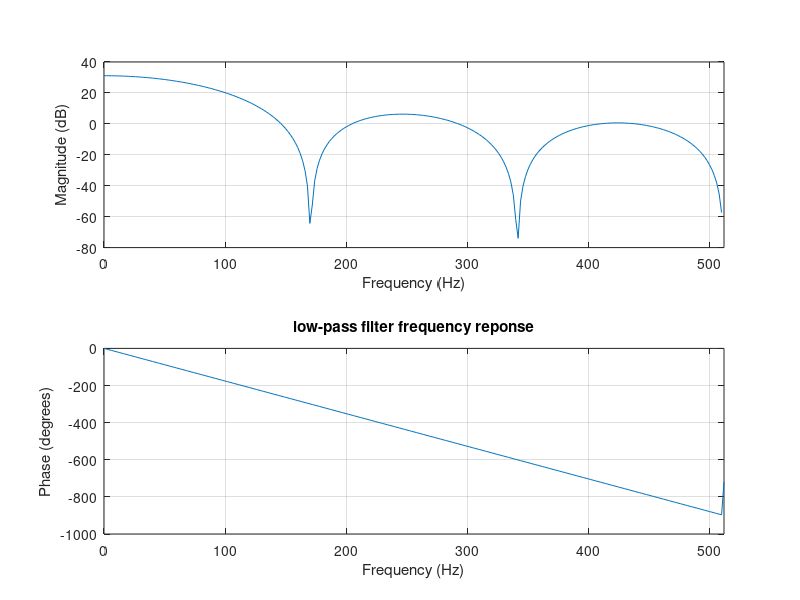
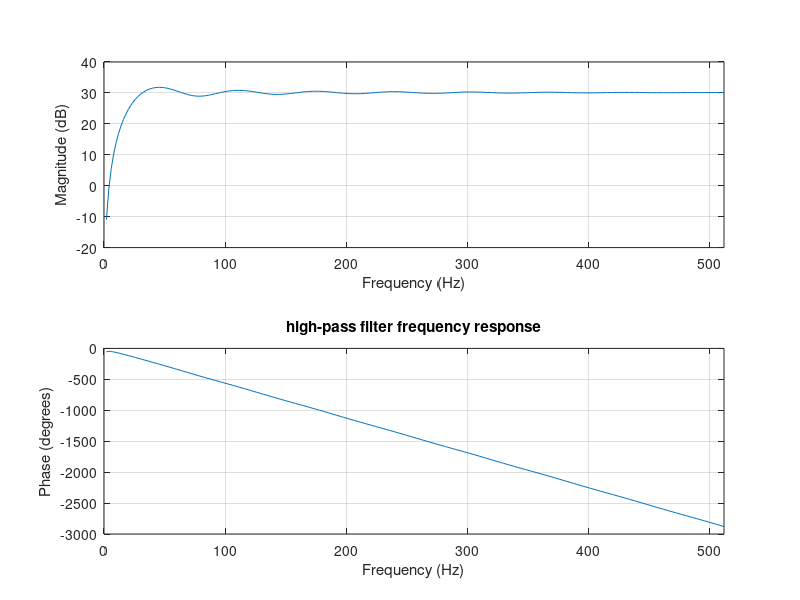
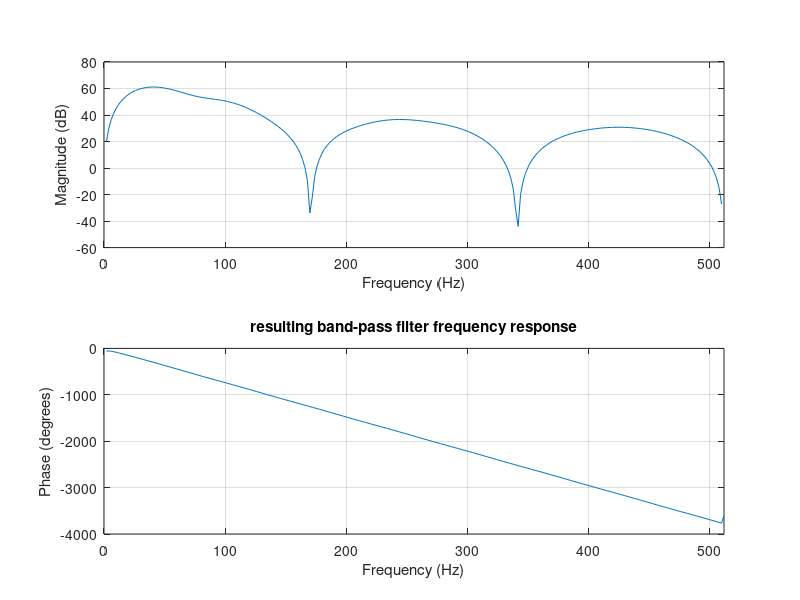
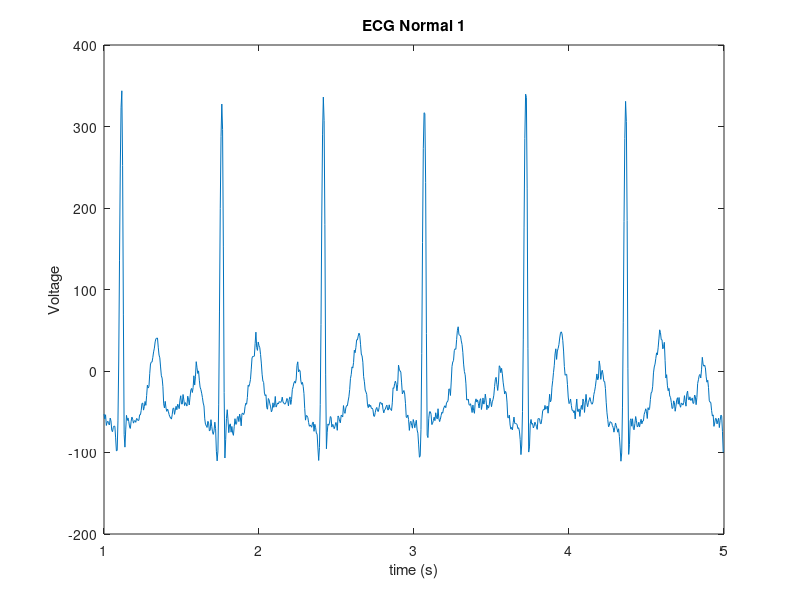

Reproduce these figures in MATLAB, in order. (Note: this script raises an error after producing the figures.)
clear all;
close all;
clc;


%% Load Signals
load('ecg_normal_1.mat');
fs1 = Fs;
ecg1 = ecg;

tmin = 1;
tmax = 5;

ecg1_4sec = ecg1(tmin*fs1:tmax*fs1-1);
t_axis = tmin:1/fs1:tmax-(1/fs1);

%% Load Filters

load('h1.mat');
den1 = h1Den;
num1 = h1Num;

load('h2.mat');
den2 = h2Den;
num2 = h2Num;

%% Plot frequency reponse of h1 h2 and its corresponding band-pass
figure
freqz(num1, den1, 256, 1024);
title('low-pass filter frequency reponse');


figure
freqz(num2, den2, 256, 1024);
title('high-pass filter frequency response');

figure
freqz(conv(num1, num2), conv(den1, den2), 256, 1024);
title('resulting band-pass filter frequency response');

%% a) ECG filtering
figure
plot(t_axis, ecg1_4sec);
title('ECG Normal 1');
xlabel('time (s)');
ylabel('Voltage');

figure
plot(t_axis, fftshift(abs(fft(ecg1_4sec))));
title('Frequecy Spectrum of ECG Normal');
xlabel('time (s)');
ylabel('Amplitude');

ecg1_filtered1 = filter(num1, den1, ecg1_4sec);

figure
plot(t_axis, ecg1_filtered1);
title('ECG Normal 1 after filtered by low-pass filter');
xlabel('time (s)');
ylabel('Voltage');

figure
plot(t_axis, fftshift(abs(fft(ecg1_filtered1))));
title('Frequecy Spectrum of ECG Normal 1 after filtered by low-pass filter');
xlabel('time (s)');
ylabel('Amplitude');

ecg1_filtered2 = filter(num2, den2, ecg1_filtered1);

figure
plot(t_axis, ecg1_filtered2);
title('ECG Normal 1 after filtered by band-pass filter');
xlabel('time (s)');
ylabel('Voltage');

figure
plot(t_axis, fftshift(abs(fft(ecg1_filtered2))));
title('Frequecy Spectrum of ECG Normal 1 after filtered by band-pass filter');
xlabel('time (s)');
ylabel('Amplitude');

%% b) differentiation filter

b = [1 2 0 -2 -1];
a = [1];
a = a*8*(1/fs1);
freqz(b,a, 256, 1024);
title('derivative filter frequency response');

ecg1_filtered3 = filter(b, a, ecg1_filtered2);

figure
plot(t_axis, ecg1_filtered3);
title('ECG Normal 1 after filtered by derivative filter');
xlabel('time (s)');
ylabel('Voltage ');

figure
plot(t_axis, fftshift(abs(fft(ecg1_filtered3))));
title('Frequecy Spectrum of ECG Normal 1 after filtered by derivative filter');
xlabel('time (s)');
ylabel('Amplitude');

%% c) Signal squared

ecg1_filtered4 = abs(ecg1_filtered3).^2;

figure
plot(t_axis, ecg1_filtered4);
title('ECG Normal 1 after being squared');
xlabel('time (s)');
ylabel('Voltage');

%% d) Window proposal

N = window_determination(ecg1_filtered4, 1*10^13);

%% e) Threshold proposal and temporal determination

threshold = 1*10^3; %aproximatively proposed according to the graph of ecg1_filtered4

[temporal_locations, max_values] = find_local_max(ecg1_filtered4, fs1, threshold, tmin);